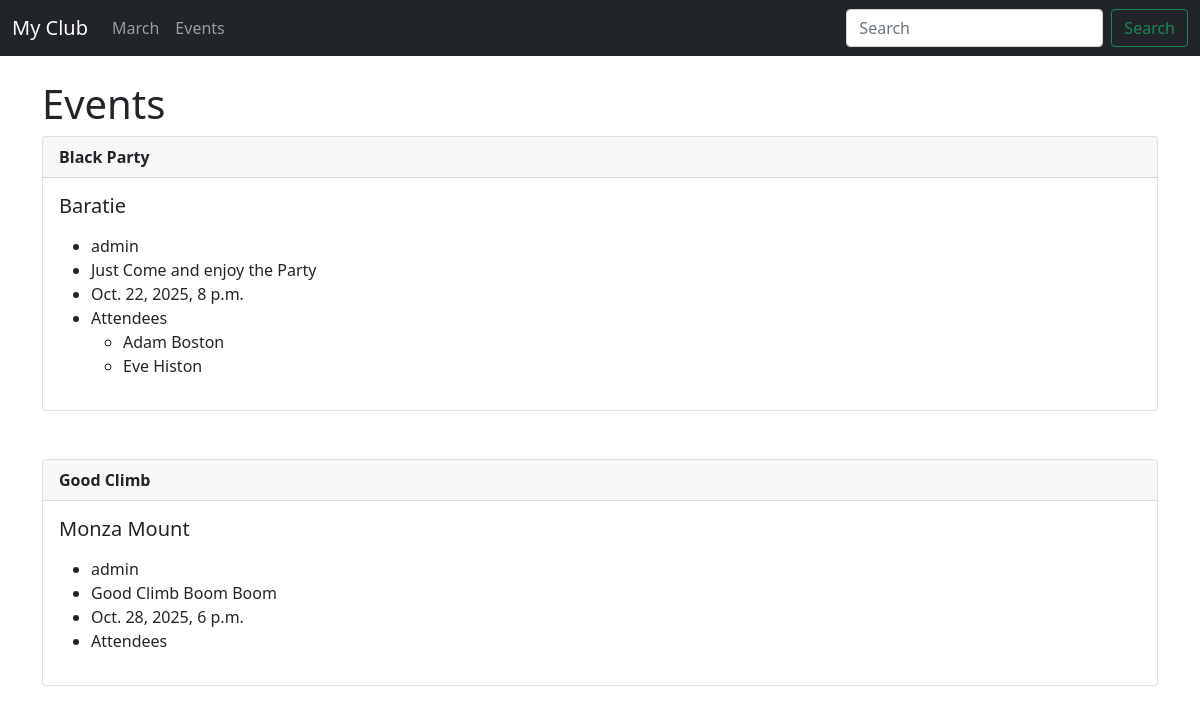
The app's page /events with its own data.
### events/models.py (models this page shows)
class Event(models.Model):
    name = models.CharField('Event Name', max_length=120)
    event_date = models.DateTimeField('Event Date')
    venue = models.ForeignKey(Venue, blank=True, null=True, on_delete=models.CASCADE)
    manager = models.ForeignKey(User, blank=True, null=True, on_delete=models.SET_NULL)
    description = models.TextField(blank=True)
    attendees = models.ManyToManyField(MuClubUser, blank=True)
    def __str__(self):
        return self.name

class Venue(models.Model):
    name = models.CharField('Venue Name', max_length=120)
    address = models.CharField(max_length=300)
    zip_code = models.CharField('Zip Code', max_length=12)
    phone = models.CharField('Contact Phone', max_length=20, blank=True)
    web = models.URLField('Website Address', blank=True)
    email_address = models.EmailField('Email Address', blank=True)
    def __str__(self):
        return self.name

class MuClubUser(models.Model):
    first_name = models.CharField('First Name', max_length=60)
    last_name = models.CharField('Last Name', max_length=60)
    email = models.EmailField('User Email')
    def __str__(self):
        return self.first_name + ' ' + self.last_name

### events/views.py (the view)
# urls.py: path('events', views.all_events, name='list-events'),
def all_events(request):
    event_list = Event.objects.all()
    return render(request, 'events/event_list.html',
                    {'event_list': event_list})

### templates/events/event_list.html
{% extends 'events/base.html' %}
{% block content %}
<h1>Events</h1>
{% for event in event_list %}
<div class="card">
    <div class="card-header">
        <strong>{{event}}</strong>
    </div>
    <div class="card-body">
        <h5 class="card-title">{{event.venue}}</h5>
        <p class="card-text">
        <ul>
            <li>{{event.manager}}</li>
            <li>{{event.description}}</li>
            <li>{{event.event_date}}</li>
            <li>
                Attendees
                {% for user in event.attendees.all %}
                <ul>
                    <li>{{user}}</li>
                </ul>
                {% endfor %}
            </li>
        </ul>
        </p>
    </div>
</div>
<br>
<br>
{% endfor %}
{% endblock %}

### templates/events/base.html (shortened to what this page needs)
<!doctype html>
<html lang="en">
<head>
    <link href="https://cdn.jsdelivr.net/npm/bootstrap@5.0.2/dist/css/bootstrap.min.css" rel="stylesheet"
>
</head>
<body>
    {% include 'events/navbar.html' %}
    <br>
    <div class="container">
        {% block content %}
        {% endblock %}
    </div>
</body>
</html>

### templates/events/navbar.html (shortened to what this page needs)
<nav class="navbar navbar-expand-lg navbar-dark bg-dark">
    <div class="container-fluid">
        <a class="navbar-brand" href="{% url 'home' %}">My Club</a>
        <div class="collapse navbar-collapse" id="navbarSupportedContent">
            <ul class="navbar-nav me-auto mb-2 mb-lg-0">
                <li class="nav-item">
                    <a class="nav-link" href="{% url 'home' '2021' 'march' %}">March</a>
                </li>
                <li class="nav-item">
                    <a class="nav-link" href="{% url 'list-events' %}">Events</a>
                </li>
            </ul>
            <form class="d-flex">
                <input class="form-control me-2" type="search" placeholder="Search" aria-label="Search">
                <button class="btn btn-outline-success" type="submit">Search</button>
            </form>
        </div>
    </div>
</nav>

### records on screen
Event: name "Black Party", venue "Baratie", manager "admin", description "Just Come and enjoy the Party", event_date "Oct. 22, 2025, 8 p.m."
MuClubUser: first_name+last_name "Adam Boston"
MuClubUser: first_name+last_name "Eve Histon"
Event: name "Good Climb", venue "Monza Mount", manager "admin", description "Good Climb Boom Boom", event_date "Oct. 28, 2025, 6 p.m."
